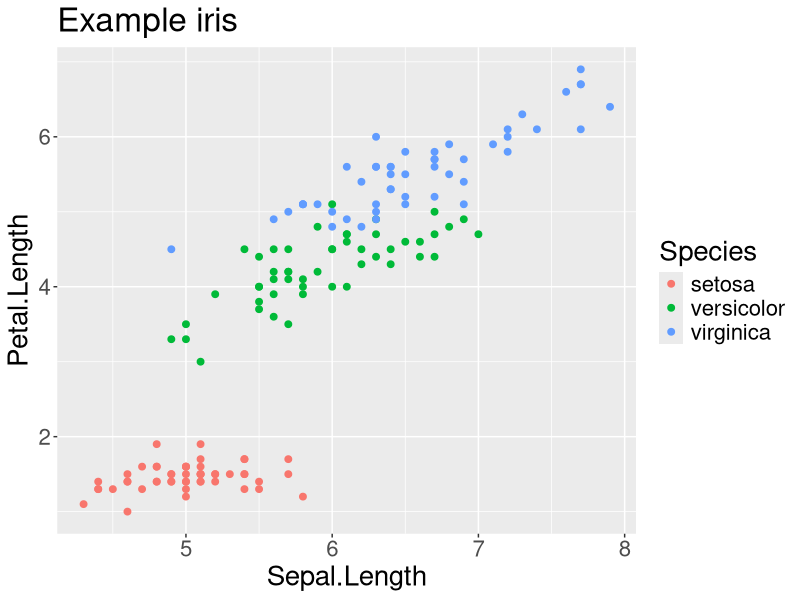
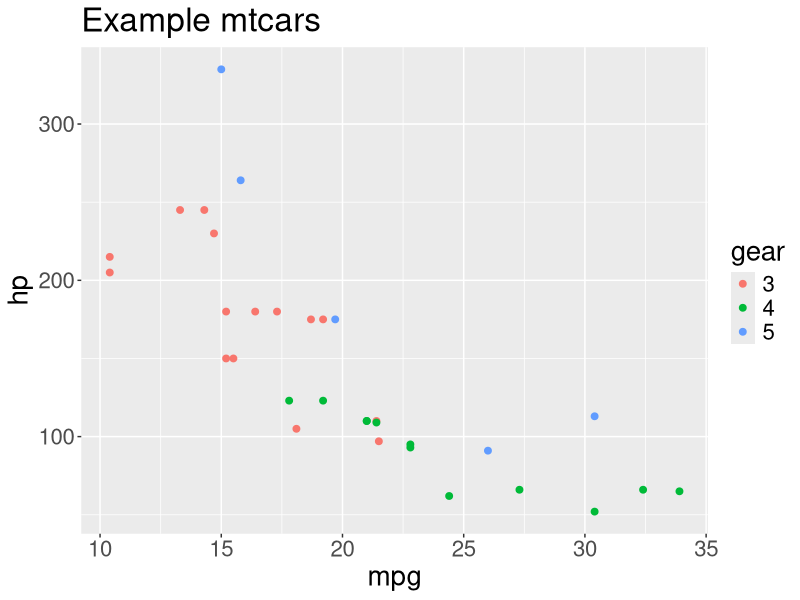

Source code (R) for these figures, in order:
## ---- chunk 1
library(ggplot2)
## ---- chunk 2
ggplot(iris, aes(Sepal.Length, Petal.Length, col = Species)) +
  geom_point(size = 2) +
  ggtitle('Example iris') +
  theme(text = element_text(size = 20))
## ---- chunk 3
ggplot(mtcars, aes(mpg, hp, col = factor(gear))) +
  geom_point(size = 2) +
  labs(col = "gear") +
  ggtitle('Example mtcars') +
  theme(text = element_text(size = 20))
## ---- chunk 4
# Here is an example code chunk with output

head(iris)
## ---- chunk 5
# This code chunk could also have been hidden so that only the output is displayed.
# To achieve that, use the chunk option include=FALSE

knitr::kable(head(iris))
